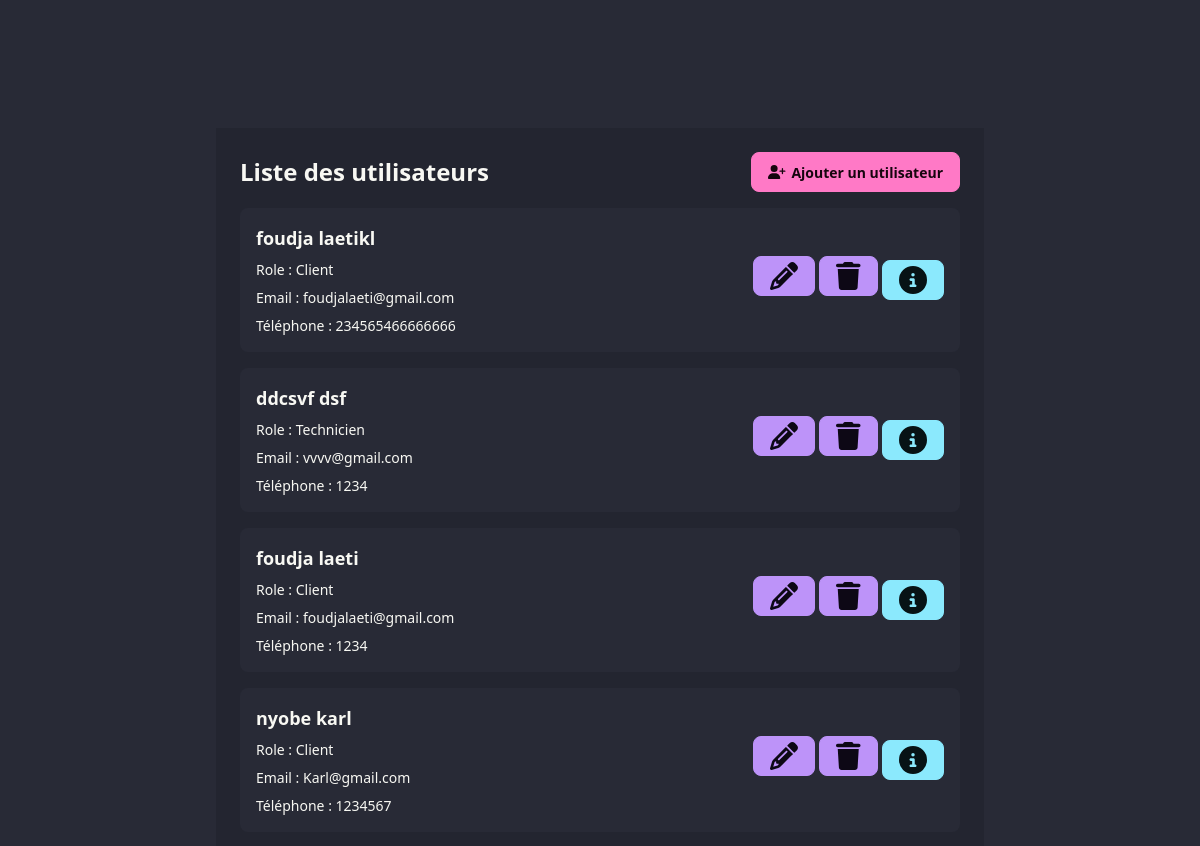
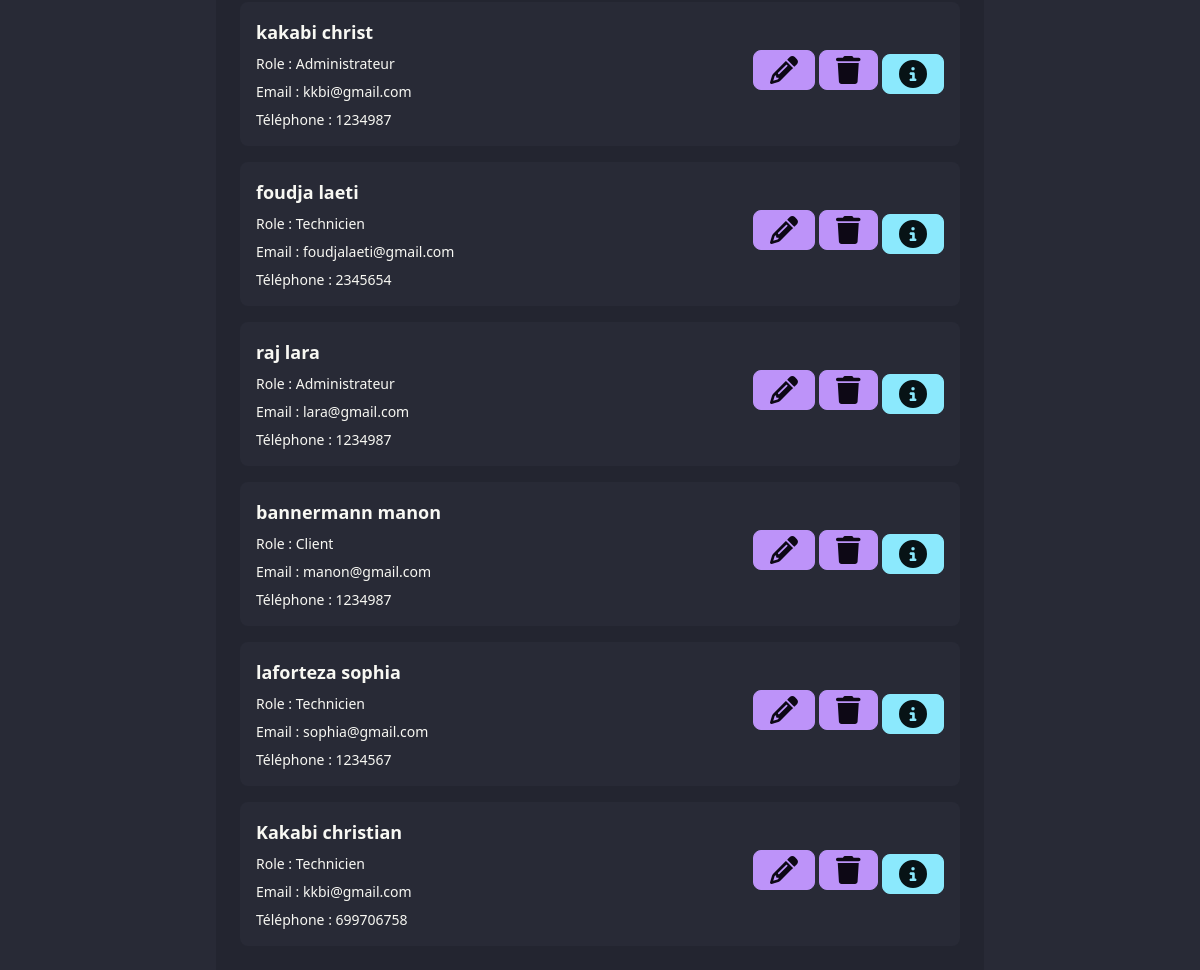
The app's page /utilisateur/ (signed in) with its own data (2 pictures, top to bottom).
### helpdeskapp/models.py (models this page shows, shortened)
class Utilisateur(models.Model):
    ROLES= [
        ('client','Client'),
        ('technicien','Technicien'),
        ('administrateur','Administrateur'),
    ]
    nom = models.CharField(max_length=100)
    prenom=models.CharField(max_length=100)
    telephone= models.CharField(max_length=15)
    adresse= models.TextField()
    email=models.EmailField()
    password =models.CharField(max_length=100)
    role= models.CharField(max_length=20,choices=ROLES,default='client')

### helpdeskapp/views.py (the view)
# urls.py: path('', views.list_utilisateurs, name='list_utilisateurs'),
def list_utilisateurs(request):
    utilisateurs = Utilisateur.objects.all()
    return render(request, 'utilisateur/list.html', {'utilisateurs': utilisateurs})

### helpdeskapp/templates/utilisateur/list.html (shortened to what this page needs)
{% extends "base.html" %}
{% block content %}
<div class="w-full bg-base-200">
    <div class="mb-4 flex justify-between items-center">
        <h1 class="text-2xl font-bold">Liste des utilisateurs</h1>
        <a href="{% url 'utilisateur:add_utilisateur' %}" class="btn btn-primary">
            <i class="fa fa-user-plus"></i>
            Ajouter un utilisateur
        </a>
    </div>
    <div class="space-y-4 w-full">
        {% for utilisateur in utilisateurs %}
        <div class="p-4 bg-base-100 rounded-lg w-full flex justify-between items-center">
            <div class="space-y-2">
                <p class="font-bold text-lg">{{ utilisateur.nom }} {{ utilisateur.prenom }}</p>
                <p class="text-sm">Role : {{ utilisateur.get_role_display }}</p>
                <p class="text-sm">Email : {{ utilisateur.email }}</p>
                <p class="text-sm">Téléphone : {{ utilisateur.telephone }}</p>
            </div>
            <div class="space-y-2">
                <a href="{% url 'utilisateur:update_utilisateur' utilisateur.id %}" class="btn btn-secondary">
                    <i class="fa fa-pencil fa-2x"></i>
                </a>
                <a href="{% url 'utilisateur:delete_utilisateur' utilisateur.id %}" class="btn btn-secondary">
                    <i class="fa fa-trash fa-2x"></i>
                </a>
                <a href="{% url 'utilisateur:detail_utilisateur' utilisateur.id %}" class="btn btn-info">
                    <i class="fa fa-info-circle fa-2x"></i>
                </a>
            </div>
        </div>
        {% empty %}
        <p>Aucun utilisateur trouvé.</p>
        {% endfor %}
    </div>
</div>
{% endblock %}

### helpdeskapp/templates/base.html (shortened to what this page needs)
<!DOCTYPE html>
<html lang="en" data-theme="dracula">
<head>
    <link rel="stylesheet" href="https://cdnjs.cloudflare.com/ajax/libs/font-awesome/6.7.2/css/all.min.css" />
    <link href="https://cdn.jsdelivr.net/npm/daisyui@5" rel="stylesheet" type="text/css" />
    <script src="https://cdn.jsdelivr.net/npm/@tailwindcss/browser@4"></script>
    <link href="https://cdn.jsdelivr.net/npm/daisyui@5/themes.css" rel="stylesheet" type="text/css" />
</head>
<body>
    <div class="flex justify-center mt-32">
        <div class="flex flex-col w-3xl bg-base-200 rounded-x1 p-6">
            <div class="w-full h-fit">
                {% block content %}
                {% endblock %}
            </div>
        </div>
    </div>
</body>
</html>

### records on screen
Utilisateur: nom "foudja", prenom "laetikl", role "Client", email "foudjalaeti@gmail.com", telephone "234565466666666"
Utilisateur: nom "ddcsvf", prenom "dsf", role "Technicien", email "vvvv@gmail.com", telephone "1234"
Utilisateur: nom "foudja", prenom "laeti", role "Client", email "foudjalaeti@gmail.com", telephone "1234"
Utilisateur: nom "nyobe", prenom "karl", role "Client", email "Karl@gmail.com", telephone "1234567"
Utilisateur: nom "kakabi", prenom "christ", role "Administrateur", email "kkbi@gmail.com", telephone "1234987"
Utilisateur: nom "foudja", prenom "laeti", role "Technicien", email "foudjalaeti@gmail.com", telephone "2345654"
Utilisateur: nom "raj", prenom "lara", role "Administrateur", email "lara@gmail.com", telephone "1234987"
Utilisateur: nom "bannermann", prenom "manon", role "Client", email "manon@gmail.com", telephone "1234987"
Utilisateur: nom "laforteza", prenom "sophia", role "Technicien", email "sophia@gmail.com", telephone "1234567"
Utilisateur: nom "Kakabi", prenom "christian", role "Technicien", email "kkbi@gmail.com", telephone "699706758"
